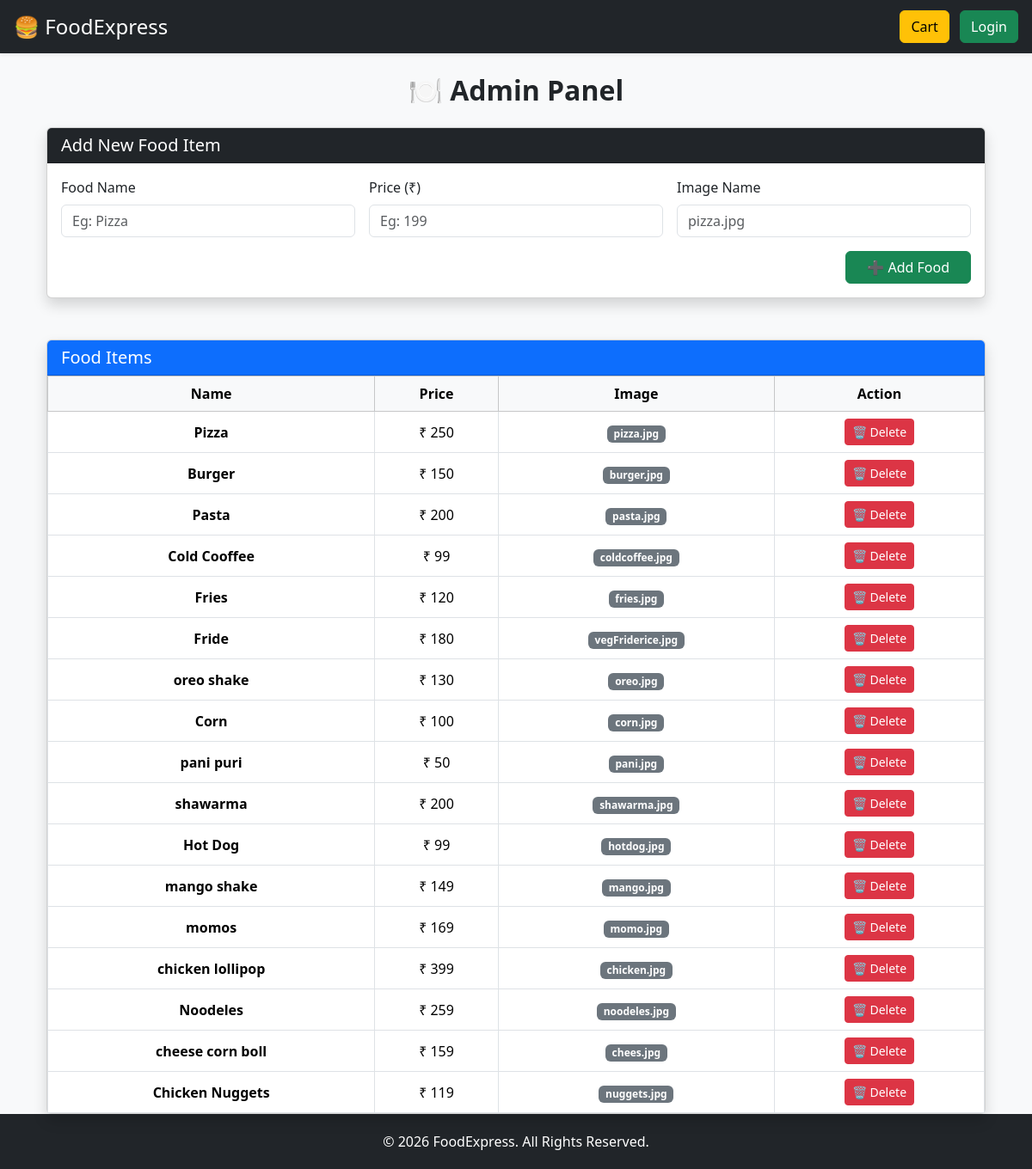
The page /admin on the database its author committed.
### app.py (models this page shows)
class Food(db.Model):
    id = db.Column(db.Integer, primary_key=True)
    name = db.Column(db.String(100))
    price = db.Column(db.Integer)
    image = db.Column(db.String(100))

### app.py (the view)
@app.route('/admin')
def admin():
    foods = Food.query.all()
    return render_template('admin.html', foods=foods)

### templates/admin.html (shortened to what this page needs)
<!DOCTYPE html>
<html lang="en">
<head>
</head>
<body>
{% extends 'base.html' %}
{% block content %}
<div class="container mt-4">
    <h2 class="mb-4 text-center fw-bold">🍽️ Admin Panel</h2>
    <div class="card shadow mb-5">
        <div class="card-header bg-dark text-white">
            <h5 class="mb-0">Add New Food Item</h5>
        </div>
        <div class="card-body">
            <form action="{{ url_for('add_food') }}" method="POST" class="row g-3">
                <div class="col-md-4">
                    <label class="form-label">Food Name</label>
                    <input type="text" name="name" class="form-control" placeholder="Eg: Pizza" required>
                </div>
                <div class="col-md-4">
                    <label class="form-label">Price (₹)</label>
                    <input type="number" name="price" class="form-control" placeholder="Eg: 199" required>
                </div>
                <div class="col-md-4">
                    <label class="form-label">Image Name</label>
                    <input type="text" name="image" class="form-control" placeholder="pizza.jpg" required>
                </div>
                <div class="col-12 text-end">
                    <button type="submit" class="btn btn-success px-4">
                        ➕ Add Food
                    </button>
                </div>
            </form>
        </div>
    </div>
    <div class="card shadow">
        <div class="card-header bg-primary text-white">
            <h5 class="mb-0">Food Items</h5>
        </div>
        <div class="card-body p-0">
            <table class="table table-hover table-bordered mb-0 text-center align-middle">
                <thead class="table-light">
                    <tr>
                        <th>Name</th>
                        <th>Price</th>
                        <th>Image</th>
                        <th>Action</th>
                    </tr>
                </thead>
                <tbody>
                {% for food in foods %}
                    <tr>
                        <td class="fw-semibold">{{ food.name }}</td>
                        <td>₹ {{ food.price }}</td>
                        <td>
                            <span class="badge bg-secondary">{{ food.image }}</span>
                        </td>
                        <td>
                            <a href="{{ url_for('delete_food', id=food.id) }}"
                               class="btn btn-danger btn-sm"
                               onclick="return confirm('Are you sure you want to delete this item?')">
                               🗑 Delete
                            </a>
                        </td>
                    </tr>
                {% else %}
                    <tr>
                        <td colspan="4" class="text-muted py-4">
                            No food items added yet
                        </td>
                    </tr>
                {% endfor %}
                </tbody>
            </table>
        </div>
    </div>
</div>
{% endblock %}

### templates/base.html (shortened to what this page needs)
<!DOCTYPE html>
<html lang="en">
<head>
    <link href="https://cdn.jsdelivr.net/npm/bootstrap@5.3.2/dist/css/bootstrap.min.css" rel="stylesheet">
    <link rel="stylesheet" href="{{ url_for('static', filename='style.css') }}">
</head>
<body>
<nav class="navbar navbar-dark bg-dark px-3 shadow-sm">
    <a class="navbar-brand" href="/">🍔 FoodExpress</a>
    <div>
        <a href="/cart" class="btn btn-warning me-2">Cart</a>
        {% if session.get('user') %}
            <a href="/logout" class="btn btn-danger">Logout</a>
        {% else %}
            <a href="/login" class="btn btn-success">Login</a>
        {% endif %}
    </div>
</nav>
<div class="toast-container position-fixed top-0 end-0 p-3" style="z-index: 1055;">
</div>
<div class="container mt-4">
    {% block content %}{% endblock %}
</div>
<footer>
    &copy; 2026 FoodExpress. All Rights Reserved.
</footer>
</body>
</html>

### static/css/style.css (style rules this page uses)
body { background: #f8f9fa; }

### templates/base.html (style rules this page uses)
.navbar-brand { font-size: 1.5rem; }
footer { background: #212529; color: #fff; padding: 20px 0; text-align: center; }

### rows shown on the page
Food: name "Pizza", price "250", image "pizza.jpg"
Food: name "Burger", price "150", image "burger.jpg"
Food: name "Pasta", price "200", image "pasta.jpg"
Food: name "Cold Cooffee", price "99", image "coldcoffee.jpg"
Food: name "Fries", price "120", image "fries.jpg"
Food: name "Fride", price "180", image "vegFriderice.jpg"
Food: name "oreo shake", price "130", image "oreo.jpg"
Food: name "Corn", price "100", image "corn.jpg"
Food: name "pani puri", price "50", image "pani.jpg"
Food: name "shawarma", price "200", image "shawarma.jpg"
Food: name "Hot Dog", price "99", image "hotdog.jpg"
Food: name "mango shake", price "149", image "mango.jpg"
Food: name "momos", price "169", image "momo.jpg"
Food: name "chicken lollipop", price "399", image "chicken.jpg"
Food: name "Noodeles", price "259", image "noodeles.jpg"
Food: name "cheese corn boll", price "159", image "chees.jpg"
Food: name "Chicken Nuggets", price "119", image "nuggets.jpg"
